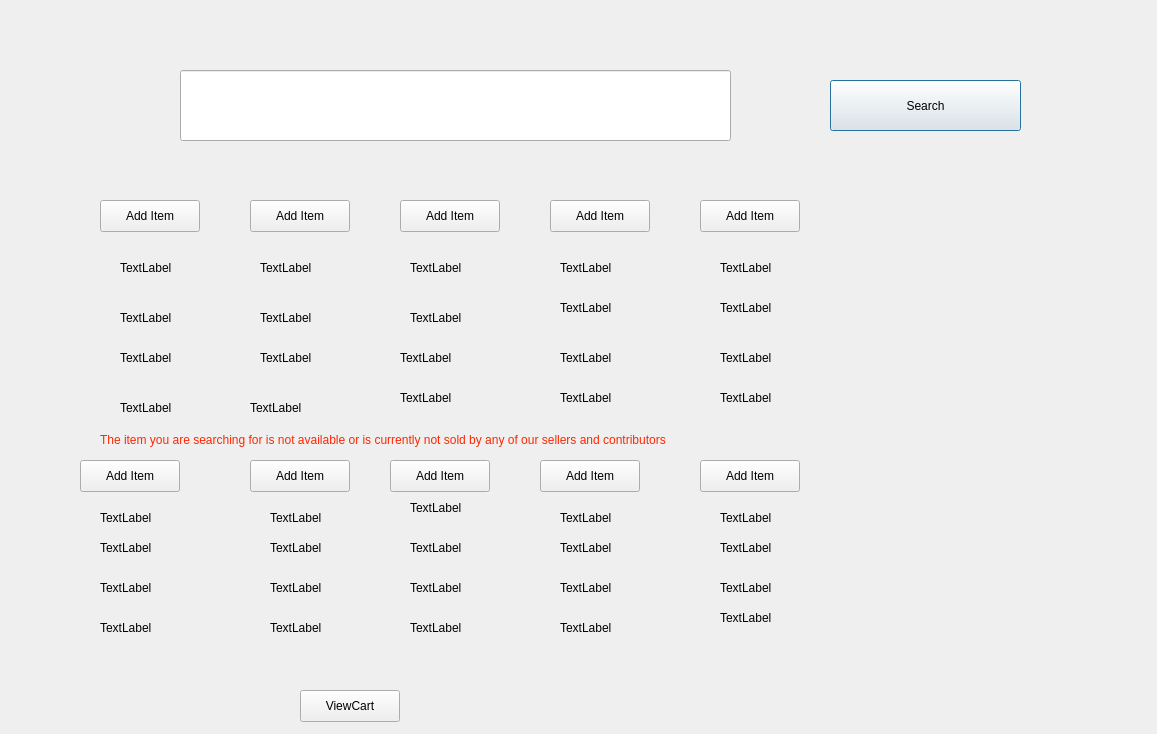
<?xml version="1.0" encoding="UTF-8"?>
<ui version="4.0">
 <class>Dairy</class>
 <widget class="QDialog" name="Dairy">
  <property name="geometry">
   <rect>
    <x>0</x>
    <y>0</y>
    <width>1157</width>
    <height>734</height>
   </rect>
  </property>
  <property name="windowTitle">
   <string>Dialog</string>
  </property>
  <widget class="QLineEdit" name="lineEdit_searchdairy">
   <property name="geometry">
    <rect>
     <x>180</x>
     <y>70</y>
     <width>551</width>
     <height>71</height>
    </rect>
   </property>
  </widget>
  <widget class="QPushButton" name="pushButton_Searchdairy">
   <property name="geometry">
    <rect>
     <x>830</x>
     <y>80</y>
     <width>191</width>
     <height>51</height>
    </rect>
   </property>
   <property name="text">
    <string>Search</string>
   </property>
  </widget>
  <widget class="QPushButton" name="pushButton_adddairyproduct">
   <property name="geometry">
    <rect>
     <x>100</x>
     <y>200</y>
     <width>100</width>
     <height>32</height>
    </rect>
   </property>
   <property name="text">
    <string>Add Item</string>
   </property>
  </widget>
  <widget class="QPushButton" name="pushButton_viewdairyproduct">
   <property name="geometry">
    <rect>
     <x>300</x>
     <y>690</y>
     <width>100</width>
     <height>32</height>
    </rect>
   </property>
   <property name="text">
    <string>ViewCart</string>
   </property>
  </widget>
  <widget class="QLabel" name="label_dairyproductname1">
   <property name="geometry">
    <rect>
     <x>120</x>
     <y>260</y>
     <width>58</width>
     <height>16</height>
    </rect>
   </property>
   <property name="text">
    <string>TextLabel</string>
   </property>
  </widget>
  <widget class="QLabel" name="label_dairyproductprice1">
   <property name="geometry">
    <rect>
     <x>120</x>
     <y>310</y>
     <width>58</width>
     <height>16</height>
    </rect>
   </property>
   <property name="text">
    <string>TextLabel</string>
   </property>
  </widget>
  <widget class="QLabel" name="label_dairyproductdesc1">
   <property name="geometry">
    <rect>
     <x>120</x>
     <y>350</y>
     <width>58</width>
     <height>16</height>
    </rect>
   </property>
   <property name="text">
    <string>TextLabel</string>
   </property>
  </widget>
  <widget class="QLabel" name="label_dairyproductimagelink1">
   <property name="geometry">
    <rect>
     <x>120</x>
     <y>400</y>
     <width>58</width>
     <height>16</height>
    </rect>
   </property>
   <property name="text">
    <string>TextLabel</string>
   </property>
  </widget>
  <widget class="QPushButton" name="pushButton_adddairyproduct_2">
   <property name="geometry">
    <rect>
     <x>250</x>
     <y>200</y>
     <width>100</width>
     <height>32</height>
    </rect>
   </property>
   <property name="text">
    <string>Add Item</string>
   </property>
  </widget>
  <widget class="QLabel" name="label_dairyproductname2">
   <property name="geometry">
    <rect>
     <x>260</x>
     <y>260</y>
     <width>58</width>
     <height>16</height>
    </rect>
   </property>
   <property name="text">
    <string>TextLabel</string>
   </property>
  </widget>
  <widget class="QLabel" name="label_dairyproductprice2">
   <property name="geometry">
    <rect>
     <x>260</x>
     <y>310</y>
     <width>58</width>
     <height>16</height>
    </rect>
   </property>
   <property name="text">
    <string>TextLabel</string>
   </property>
  </widget>
  <widget class="QLabel" name="label_dairyproductdesc2">
   <property name="geometry">
    <rect>
     <x>260</x>
     <y>350</y>
     <width>58</width>
     <height>16</height>
    </rect>
   </property>
   <property name="text">
    <string>TextLabel</string>
   </property>
  </widget>
  <widget class="QLabel" name="label_dairyproductimagelink2">
   <property name="geometry">
    <rect>
     <x>250</x>
     <y>400</y>
     <width>58</width>
     <height>16</height>
    </rect>
   </property>
   <property name="text">
    <string>TextLabel</string>
   </property>
  </widget>
  <widget class="QPushButton" name="pushButton_adddairyproduct_3">
   <property name="geometry">
    <rect>
     <x>400</x>
     <y>200</y>
     <width>100</width>
     <height>32</height>
    </rect>
   </property>
   <property name="text">
    <string>Add Item</string>
   </property>
  </widget>
  <widget class="QLabel" name="label_dairyproductname3">
   <property name="geometry">
    <rect>
     <x>410</x>
     <y>260</y>
     <width>58</width>
     <height>16</height>
    </rect>
   </property>
   <property name="text">
    <string>TextLabel</string>
   </property>
  </widget>
  <widget class="QLabel" name="label_dairyproductprice3">
   <property name="geometry">
    <rect>
     <x>410</x>
     <y>310</y>
     <width>58</width>
     <height>16</height>
    </rect>
   </property>
   <property name="text">
    <string>TextLabel</string>
   </property>
  </widget>
  <widget class="QLabel" name="label_dairyproductdesc3">
   <property name="geometry">
    <rect>
     <x>400</x>
     <y>350</y>
     <width>58</width>
     <height>16</height>
    </rect>
   </property>
   <property name="text">
    <string>TextLabel</string>
   </property>
  </widget>
  <widget class="QLabel" name="label_dairyproductimagelink3">
   <property name="geometry">
    <rect>
     <x>400</x>
     <y>390</y>
     <width>58</width>
     <height>16</height>
    </rect>
   </property>
   <property name="text">
    <string>TextLabel</string>
   </property>
  </widget>
  <widget class="QPushButton" name="pushButton_adddairyproduct_4">
   <property name="geometry">
    <rect>
     <x>550</x>
     <y>200</y>
     <width>100</width>
     <height>32</height>
    </rect>
   </property>
   <property name="text">
    <string>Add Item</string>
   </property>
  </widget>
  <widget class="QLabel" name="label_dairyproductname4">
   <property name="geometry">
    <rect>
     <x>560</x>
     <y>260</y>
     <width>58</width>
     <height>16</height>
    </rect>
   </property>
   <property name="text">
    <string>TextLabel</string>
   </property>
  </widget>
  <widget class="QLabel" name="label_dairyproductprice4">
   <property name="geometry">
    <rect>
     <x>560</x>
     <y>300</y>
     <width>58</width>
     <height>16</height>
    </rect>
   </property>
   <property name="text">
    <string>TextLabel</string>
   </property>
  </widget>
  <widget class="QLabel" name="label_dairyproductdesc4">
   <property name="geometry">
    <rect>
     <x>560</x>
     <y>350</y>
     <width>58</width>
     <height>16</height>
    </rect>
   </property>
   <property name="text">
    <string>TextLabel</string>
   </property>
  </widget>
  <widget class="QLabel" name="label_dairyproductimagelink4">
   <property name="geometry">
    <rect>
     <x>560</x>
     <y>390</y>
     <width>58</width>
     <height>16</height>
    </rect>
   </property>
   <property name="text">
    <string>TextLabel</string>
   </property>
  </widget>
  <widget class="QPushButton" name="pushButton_adddairyproduct_5">
   <property name="geometry">
    <rect>
     <x>700</x>
     <y>200</y>
     <width>100</width>
     <height>32</height>
    </rect>
   </property>
   <property name="text">
    <string>Add Item</string>
   </property>
  </widget>
  <widget class="QLabel" name="label_dairyproductname5">
   <property name="geometry">
    <rect>
     <x>720</x>
     <y>260</y>
     <width>58</width>
     <height>16</height>
    </rect>
   </property>
   <property name="text">
    <string>TextLabel</string>
   </property>
  </widget>
  <widget class="QLabel" name="label_dairyproductprice5">
   <property name="geometry">
    <rect>
     <x>720</x>
     <y>300</y>
     <width>58</width>
     <height>16</height>
    </rect>
   </property>
   <property name="text">
    <string>TextLabel</string>
   </property>
  </widget>
  <widget class="QLabel" name="label_dairyproductdesc5">
   <property name="geometry">
    <rect>
     <x>720</x>
     <y>350</y>
     <width>58</width>
     <height>16</height>
    </rect>
   </property>
   <property name="text">
    <string>TextLabel</string>
   </property>
  </widget>
  <widget class="QLabel" name="label_dairyproductimagelink5">
   <property name="geometry">
    <rect>
     <x>720</x>
     <y>390</y>
     <width>58</width>
     <height>16</height>
    </rect>
   </property>
   <property name="text">
    <string>TextLabel</string>
   </property>
  </widget>
  <widget class="QPushButton" name="pushButton_adddairyproduct_6">
   <property name="geometry">
    <rect>
     <x>80</x>
     <y>460</y>
     <width>100</width>
     <height>32</height>
    </rect>
   </property>
   <property name="text">
    <string>Add Item</string>
   </property>
  </widget>
  <widget class="QLabel" name="label_dairyproductname6">
   <property name="geometry">
    <rect>
     <x>100</x>
     <y>510</y>
     <width>58</width>
     <height>16</height>
    </rect>
   </property>
   <property name="text">
    <string>TextLabel</string>
   </property>
  </widget>
  <widget class="QLabel" name="label_dairyproductprice6">
   <property name="geometry">
    <rect>
     <x>100</x>
     <y>540</y>
     <width>58</width>
     <height>16</height>
    </rect>
   </property>
   <property name="text">
    <string>TextLabel</string>
   </property>
  </widget>
  <widget class="QLabel" name="label_dairyproductdesc6">
   <property name="geometry">
    <rect>
     <x>100</x>
     <y>580</y>
     <width>58</width>
     <height>16</height>
    </rect>
   </property>
   <property name="text">
    <string>TextLabel</string>
   </property>
  </widget>
  <widget class="QLabel" name="label_dairyproductimagelink6">
   <property name="geometry">
    <rect>
     <x>100</x>
     <y>620</y>
     <width>58</width>
     <height>16</height>
    </rect>
   </property>
   <property name="text">
    <string>TextLabel</string>
   </property>
  </widget>
  <widget class="QPushButton" name="pushButton_adddairyproduct_7">
   <property name="geometry">
    <rect>
     <x>250</x>
     <y>460</y>
     <width>100</width>
     <height>32</height>
    </rect>
   </property>
   <property name="text">
    <string>Add Item</string>
   </property>
  </widget>
  <widget class="QLabel" name="label_dairyproductname7">
   <property name="geometry">
    <rect>
     <x>270</x>
     <y>510</y>
     <width>58</width>
     <height>16</height>
    </rect>
   </property>
   <property name="text">
    <string>TextLabel</string>
   </property>
  </widget>
  <widget class="QLabel" name="label_dairyproductprice7">
   <property name="geometry">
    <rect>
     <x>270</x>
     <y>540</y>
     <width>58</width>
     <height>16</height>
    </rect>
   </property>
   <property name="text">
    <string>TextLabel</string>
   </property>
  </widget>
  <widget class="QLabel" name="label_dairyproductdesc7">
   <property name="geometry">
    <rect>
     <x>270</x>
     <y>580</y>
     <width>58</width>
     <height>16</height>
    </rect>
   </property>
   <property name="text">
    <string>TextLabel</string>
   </property>
  </widget>
  <widget class="QLabel" name="label_dairyproductimagelink7">
   <property name="geometry">
    <rect>
     <x>270</x>
     <y>620</y>
     <width>58</width>
     <height>16</height>
    </rect>
   </property>
   <property name="text">
    <string>TextLabel</string>
   </property>
  </widget>
  <widget class="QPushButton" name="pushButton_adddairyproduct_8">
   <property name="geometry">
    <rect>
     <x>390</x>
     <y>460</y>
     <width>100</width>
     <height>32</height>
    </rect>
   </property>
   <property name="text">
    <string>Add Item</string>
   </property>
  </widget>
  <widget class="QLabel" name="label_dairyproductname8">
   <property name="geometry">
    <rect>
     <x>410</x>
     <y>500</y>
     <width>58</width>
     <height>16</height>
    </rect>
   </property>
   <property name="text">
    <string>TextLabel</string>
   </property>
  </widget>
  <widget class="QLabel" name="label_dairyproductprice8">
   <property name="geometry">
    <rect>
     <x>410</x>
     <y>540</y>
     <width>58</width>
     <height>16</height>
    </rect>
   </property>
   <property name="text">
    <string>TextLabel</string>
   </property>
  </widget>
  <widget class="QLabel" name="label_dairyproductdesc8">
   <property name="geometry">
    <rect>
     <x>410</x>
     <y>580</y>
     <width>58</width>
     <height>16</height>
    </rect>
   </property>
   <property name="text">
    <string>TextLabel</string>
   </property>
  </widget>
  <widget class="QLabel" name="label_dairyproductimagelink8">
   <property name="geometry">
    <rect>
     <x>410</x>
     <y>620</y>
     <width>58</width>
     <height>16</height>
    </rect>
   </property>
   <property name="text">
    <string>TextLabel</string>
   </property>
  </widget>
  <widget class="QPushButton" name="pushButton_adddairyproduct_9">
   <property name="geometry">
    <rect>
     <x>540</x>
     <y>460</y>
     <width>100</width>
     <height>32</height>
    </rect>
   </property>
   <property name="text">
    <string>Add Item</string>
   </property>
  </widget>
  <widget class="QLabel" name="label_dairyproductname9">
   <property name="geometry">
    <rect>
     <x>560</x>
     <y>510</y>
     <width>58</width>
     <height>16</height>
    </rect>
   </property>
   <property name="text">
    <string>TextLabel</string>
   </property>
  </widget>
  <widget class="QLabel" name="label_dairyproductprice9">
   <property name="geometry">
    <rect>
     <x>560</x>
     <y>540</y>
     <width>58</width>
     <height>16</height>
    </rect>
   </property>
   <property name="text">
    <string>TextLabel</string>
   </property>
  </widget>
  <widget class="QLabel" name="label_dairyproductdesc9">
   <property name="geometry">
    <rect>
     <x>560</x>
     <y>580</y>
     <width>58</width>
     <height>16</height>
    </rect>
   </property>
   <property name="text">
    <string>TextLabel</string>
   </property>
  </widget>
  <widget class="QLabel" name="label_dairyproductimagelink9">
   <property name="geometry">
    <rect>
     <x>560</x>
     <y>620</y>
     <width>58</width>
     <height>16</height>
    </rect>
   </property>
   <property name="text">
    <string>TextLabel</string>
   </property>
  </widget>
  <widget class="QPushButton" name="pushButton_adddairyproduct_10">
   <property name="geometry">
    <rect>
     <x>700</x>
     <y>460</y>
     <width>100</width>
     <height>32</height>
    </rect>
   </property>
   <property name="text">
    <string>Add Item</string>
   </property>
  </widget>
  <widget class="QLabel" name="label_dairyproductname10">
   <property name="geometry">
    <rect>
     <x>720</x>
     <y>510</y>
     <width>58</width>
     <height>16</height>
    </rect>
   </property>
   <property name="text">
    <string>TextLabel</string>
   </property>
  </widget>
  <widget class="QLabel" name="label_dairyproductprice10">
   <property name="geometry">
    <rect>
     <x>720</x>
     <y>540</y>
     <width>58</width>
     <height>16</height>
    </rect>
   </property>
   <property name="text">
    <string>TextLabel</string>
   </property>
  </widget>
  <widget class="QLabel" name="label_dairyproductdesc10">
   <property name="geometry">
    <rect>
     <x>720</x>
     <y>580</y>
     <width>58</width>
     <height>16</height>
    </rect>
   </property>
   <property name="text">
    <string>TextLabel</string>
   </property>
  </widget>
  <widget class="QLabel" name="label_dairyproductimagelink10">
   <property name="geometry">
    <rect>
     <x>720</x>
     <y>610</y>
     <width>58</width>
     <height>16</height>
    </rect>
   </property>
   <property name="text">
    <string>TextLabel</string>
   </property>
  </widget>
  <widget class="QLabel" name="label_errormessagedairy">
   <property name="geometry">
    <rect>
     <x>100</x>
     <y>430</y>
     <width>651</width>
     <height>21</height>
    </rect>
   </property>
   <property name="text">
    <string>&lt;html&gt;&lt;head/&gt;&lt;body&gt;&lt;p&gt;&lt;span style=&quot; color:#ff2600;&quot;&gt;The item you are searching for is not available or is currently not sold by any of our sellers and contributors&lt;/span&gt;&lt;/p&gt;&lt;/body&gt;&lt;/html&gt;</string>
   </property>
  </widget>
 </widget>
 <resources/>
 <connections/>
</ui>
